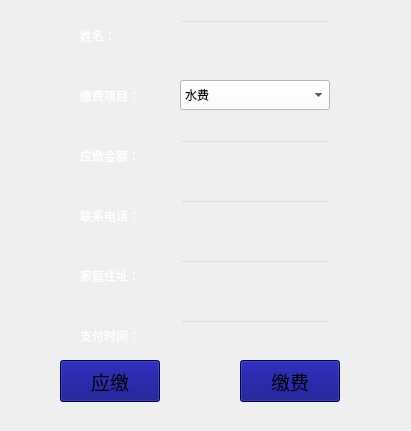
  <widget class="QWidget" name="widget_4" native="true">
   <property name="geometry">
    <rect>
     <x>660</x>
     <y>280</y>
     <width>411</width>
     <height>431</height>
    </rect>
   </property>
   <widget class="QLabel" name="label_35">
    <property name="geometry">
     <rect>
      <x>80</x>
      <y>140</y>
      <width>100</width>
      <height>32</height>
     </rect>
    </property>
    <property name="styleSheet">
     <string notr="true">font: 12pt &quot;黑体&quot;;
background:transparent;
color: rgb(255, 255, 255);</string>
    </property>
    <property name="text">
     <string>应缴金额：</string>
    </property>
   </widget>
   <widget class="QLabel" name="label_36">
    <property name="geometry">
     <rect>
      <x>80</x>
      <y>200</y>
      <width>100</width>
      <height>32</height>
     </rect>
    </property>
    <property name="styleSheet">
     <string notr="true">font: 12pt &quot;黑体&quot;;
background:transparent;
color: rgb(255, 255, 255);</string>
    </property>
    <property name="text">
     <string>联系电话：</string>
    </property>
   </widget>
   <widget class="QLabel" name="label_37">
    <property name="geometry">
     <rect>
      <x>80</x>
      <y>260</y>
      <width>100</width>
      <height>32</height>
     </rect>
    </property>
    <property name="styleSheet">
     <string notr="true">font: 12pt &quot;黑体&quot;;
background:transparent;
color: rgb(255, 255, 255);</string>
    </property>
    <property name="text">
     <string>家庭住址：</string>
    </property>
   </widget>
   <widget class="QLabel" name="label_38">
    <property name="geometry">
     <rect>
      <x>80</x>
      <y>320</y>
      <width>100</width>
      <height>32</height>
     </rect>
    </property>
    <property name="styleSheet">
     <string notr="true">font: 12pt &quot;黑体&quot;;
background:transparent;
color: rgb(255, 255, 255);</string>
    </property>
    <property name="text">
     <string>支付时间：</string>
    </property>
   </widget>
   <widget class="QLineEdit" name="lineEdit_33">
    <property name="geometry">
     <rect>
      <x>180</x>
      <y>140</y>
      <width>150</width>
      <height>32</height>
     </rect>
    </property>
    <property name="styleSheet">
     <string notr="true">background:transparent;
color: rgb(255, 255, 255);
font: 12pt &quot;黑体&quot;;</string>
    </property>
   </widget>
   <widget class="QLineEdit" name="lineEdit_34">
    <property name="geometry">
     <rect>
      <x>180</x>
      <y>200</y>
      <width>150</width>
      <height>32</height>
     </rect>
    </property>
    <property name="styleSheet">
     <string notr="true">background:transparent;
color: rgb(255, 255, 255);
font: 12pt &quot;黑体&quot;;</string>
    </property>
   </widget>
   <widget class="QLineEdit" name="lineEdit_35">
    <property name="geometry">
     <rect>
      <x>180</x>
      <y>260</y>
      <width>150</width>
      <height>32</height>
     </rect>
    </property>
    <property name="styleSheet">
     <string notr="true">background:transparent;
color: rgb(255, 255, 255);
font: 12pt &quot;黑体&quot;;</string>
    </property>
   </widget>
   <widget class="QPushButton" name="pushButton_22">
    <property name="geometry">
     <rect>
      <x>240</x>
      <y>360</y>
      <width>100</width>
      <height>42</height>
     </rect>
    </property>
    <property name="font">
     <font>
      <family>黑体</family>
      <pointsize>14</pointsize>
     </font>
    </property>
    <property name="styleSheet">
     <string notr="true">background-color: rgb(0, 0, 127);</string>
    </property>
    <property name="text">
     <string>缴费</string>
    </property>
   </widget>
   <widget class="QLabel" name="label_39">
    <property name="geometry">
     <rect>
      <x>80</x>
      <y>20</y>
      <width>100</width>
      <height>32</height>
     </rect>
    </property>
    <property name="styleSheet">
     <string notr="true">font: 12pt &quot;黑体&quot;;
background:transparent;
color: rgb(255, 255, 255);</string>
    </property>
    <property name="text">
     <string>姓名：</string>
    </property>
   </widget>
   <widget class="QLineEdit" name="lineEdit_36">
    <property name="geometry">
     <rect>
      <x>180</x>
      <y>20</y>
      <width>150</width>
      <height>32</height>
     </rect>
    </property>
    <property name="styleSheet">
     <string notr="true">background:transparent;
color: rgb(255, 255, 255);
font: 12pt &quot;黑体&quot;;</string>
    </property>
   </widget>
   <widget class="QLabel" name="label_40">
    <property name="geometry">
     <rect>
      <x>80</x>
      <y>80</y>
      <width>100</width>
      <height>32</height>
     </rect>
    </property>
    <property name="styleSheet">
     <string notr="true">font: 12pt &quot;黑体&quot;;
background:transparent;
color: rgb(255, 255, 255);</string>
    </property>
    <property name="text">
     <string>缴费项目：</string>
    </property>
   </widget>
   <widget class="QLineEdit" name="lineEdit_37">
    <property name="geometry">
     <rect>
      <x>180</x>
      <y>320</y>
      <width>150</width>
      <height>32</height>
     </rect>
    </property>
    <property name="styleSheet">
     <string notr="true">background:transparent;
color: rgb(255, 255, 255);
font: 12pt &quot;黑体&quot;;</string>
    </property>
   </widget>
   <widget class="QPushButton" name="pushButton_23">
    <property name="geometry">
     <rect>
      <x>60</x>
      <y>360</y>
      <width>100</width>
      <height>42</height>
     </rect>
    </property>
    <property name="font">
     <font>
      <family>黑体</family>
      <pointsize>14</pointsize>
     </font>
    </property>
    <property name="styleSheet">
     <string notr="true">background-color: rgb(0, 0, 127);</string>
    </property>
    <property name="text">
     <string>应缴</string>
    </property>
   </widget>
   <widget class="QComboBox" name="comboBox_5">
    <property name="geometry">
     <rect>
      <x>180</x>
      <y>80</y>
      <width>150</width>
      <height>30</height>
     </rect>
    </property>
    <property name="styleSheet">
     <string notr="true">font: 12pt &quot;黑体&quot;;
background-color: rgb(255, 255, 255);</string>
    </property>
    <item>
     <property name="text">
      <string>水费</string>
     </property>
    </item>
    <item>
     <property name="text">
      <string>电费</string>
     </property>
    </item>
    <item>
     <property name="text">
      <string>煤气费</string>
     </property>
    </item>
    <item>
     <property name="text">
      <string>取暖费</string>
     </property>
    </item>
    <item>
     <property name="text">
      <string>物业费</string>
     </property>
    </item>
   </widget>
  </widget>
